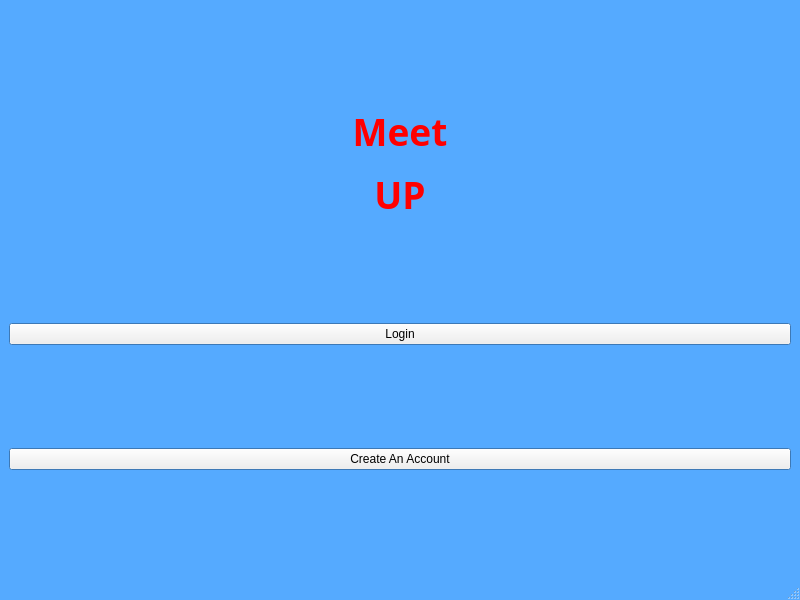
<?xml version="1.0" encoding="UTF-8"?>
<ui version="4.0">
 <class>MainWindow</class>
 <widget class="QMainWindow" name="MainWindow">
  <property name="geometry">
   <rect>
    <x>0</x>
    <y>0</y>
    <width>800</width>
    <height>600</height>
   </rect>
  </property>
  <property name="palette">
   <palette>
    <active>
     <colorrole role="Base">
      <brush brushstyle="SolidPattern">
       <color alpha="255">
        <red>85</red>
        <green>170</green>
        <blue>255</blue>
       </color>
      </brush>
     </colorrole>
     <colorrole role="Window">
      <brush brushstyle="SolidPattern">
       <color alpha="255">
        <red>85</red>
        <green>170</green>
        <blue>255</blue>
       </color>
      </brush>
     </colorrole>
    </active>
    <inactive>
     <colorrole role="Base">
      <brush brushstyle="SolidPattern">
       <color alpha="255">
        <red>85</red>
        <green>170</green>
        <blue>255</blue>
       </color>
      </brush>
     </colorrole>
     <colorrole role="Window">
      <brush brushstyle="SolidPattern">
       <color alpha="255">
        <red>85</red>
        <green>170</green>
        <blue>255</blue>
       </color>
      </brush>
     </colorrole>
    </inactive>
    <disabled>
     <colorrole role="Base">
      <brush brushstyle="SolidPattern">
       <color alpha="255">
        <red>85</red>
        <green>170</green>
        <blue>255</blue>
       </color>
      </brush>
     </colorrole>
     <colorrole role="Window">
      <brush brushstyle="SolidPattern">
       <color alpha="255">
        <red>85</red>
        <green>170</green>
        <blue>255</blue>
       </color>
      </brush>
     </colorrole>
    </disabled>
   </palette>
  </property>
  <property name="windowTitle">
   <string>MainWindow</string>
  </property>
  <widget class="QWidget" name="centralwidget">
   <layout class="QGridLayout" name="gridLayout">
    <item row="1" column="0">
     <widget class="QPushButton" name="loginButton">
      <property name="minimumSize">
       <size>
        <width>0</width>
        <height>9</height>
       </size>
      </property>
      <property name="baseSize">
       <size>
        <width>0</width>
        <height>11</height>
       </size>
      </property>
      <property name="text">
       <string>Login</string>
      </property>
     </widget>
    </item>
    <item row="0" column="0">
     <widget class="QLabel" name="label_2">
      <property name="sizePolicy">
       <sizepolicy hsizetype="Preferred" vsizetype="Fixed">
        <horstretch>0</horstretch>
        <verstretch>0</verstretch>
       </sizepolicy>
      </property>
      <property name="font">
       <font>
        <family>Ink Free</family>
        <pointsize>25</pointsize>
       </font>
      </property>
      <property name="text">
       <string>&lt;html&gt;&lt;head/&gt;&lt;body&gt;&lt;p&gt;&lt;span style=&quot; font-size:28pt; font-weight:700; color:#ff0000;&quot;&gt;Meet&lt;/span&gt;&lt;/p&gt;&lt;p&gt;&lt;span style=&quot; font-size:28pt; font-weight:700; color:#ff0000;&quot;&gt;UP&lt;/span&gt;&lt;/p&gt;&lt;/body&gt;&lt;/html&gt;</string>
      </property>
      <property name="alignment">
       <set>Qt::AlignmentFlag::AlignCenter</set>
      </property>
     </widget>
    </item>
    <item row="2" column="0">
     <widget class="QPushButton" name="loginButton_2">
      <property name="text">
       <string>Create An Account</string>
      </property>
      <property name="iconSize">
       <size>
        <width>16</width>
        <height>30</height>
       </size>
      </property>
     </widget>
    </item>
   </layout>
  </widget>
  <widget class="QMenuBar" name="menubar">
   <property name="geometry">
    <rect>
     <x>0</x>
     <y>0</y>
     <width>800</width>
     <height>33</height>
    </rect>
   </property>
  </widget>
  <widget class="QStatusBar" name="statusbar"/>
 </widget>
 <resources/>
 <connections/>
</ui>
